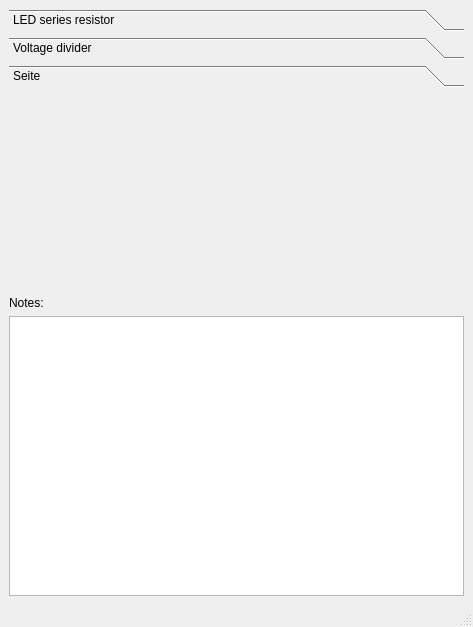
<?xml version="1.0" encoding="UTF-8"?>
<ui version="4.0">
 <class>MainWindow</class>
 <widget class="QMainWindow" name="MainWindow">
  <property name="geometry">
   <rect>
    <x>0</x>
    <y>0</y>
    <width>473</width>
    <height>627</height>
   </rect>
  </property>
  <property name="windowTitle">
   <string>MainWindow</string>
  </property>
  <widget class="QWidget" name="centralwidget">
   <layout class="QGridLayout" name="gridLayout">
    <item row="1" column="0">
     <widget class="QToolBox" name="toolBox">
      <property name="currentIndex">
       <number>2</number>
      </property>
      <widget class="QWidget" name="page_2">
       <property name="geometry">
        <rect>
         <x>0</x>
         <y>0</y>
         <width>440</width>
         <height>382</height>
        </rect>
       </property>
       <attribute name="label">
        <string>LED series resistor</string>
       </attribute>
       <layout class="QGridLayout" name="gridLayout_3">
        <item row="2" column="4">
         <widget class="QDoubleSpinBox" name="spinLsrILed">
          <property name="maximum">
           <double>1000000000.000000000000000</double>
          </property>
          <property name="value">
           <double>20.000000000000000</double>
          </property>
         </widget>
        </item>
        <item row="7" column="0">
         <spacer name="verticalSpacer_3">
          <property name="orientation">
           <enum>Qt::Orientation::Vertical</enum>
          </property>
          <property name="sizeHint" stdset="0">
           <size>
            <width>20</width>
            <height>40</height>
           </size>
          </property>
         </spacer>
        </item>
        <item row="0" column="4">
         <widget class="QDoubleSpinBox" name="spinLsrU1">
          <property name="maximum">
           <double>1000000000.000000000000000</double>
          </property>
          <property name="value">
           <double>3.000000000000000</double>
          </property>
         </widget>
        </item>
        <item row="2" column="3">
         <widget class="QLabel" name="label_18">
          <property name="text">
           <string>I&lt;sub&gt;LED&lt;/LED&gt;</string>
          </property>
         </widget>
        </item>
        <item row="3" column="3" colspan="4">
         <widget class="Line" name="line_5">
          <property name="orientation">
           <enum>Qt::Orientation::Horizontal</enum>
          </property>
         </widget>
        </item>
        <item row="2" column="6">
         <widget class="QLabel" name="label_15">
          <property name="text">
           <string>mA</string>
          </property>
         </widget>
        </item>
        <item row="5" column="6">
         <widget class="QLabel" name="label_22">
          <property name="text">
           <string>mW</string>
          </property>
         </widget>
        </item>
        <item row="1" column="4">
         <widget class="QDoubleSpinBox" name="spinLsrULed">
          <property name="maximum">
           <double>1000000000.000000000000000</double>
          </property>
          <property name="value">
           <double>2.000000000000000</double>
          </property>
         </widget>
        </item>
        <item row="0" column="0" rowspan="7">
         <widget class="QLabel" name="label_12">
          <property name="text">
           <string/>
          </property>
          <property name="pixmap">
           <pixmap resource="vodi.qrc">:/pic/pic/led_t.png</pixmap>
          </property>
          <property name="scaledContents">
           <bool>false</bool>
          </property>
         </widget>
        </item>
        <item row="0" column="8" rowspan="6">
         <widget class="Line" name="line_6">
          <property name="orientation">
           <enum>Qt::Orientation::Vertical</enum>
          </property>
         </widget>
        </item>
        <item row="1" column="6">
         <widget class="QLabel" name="label_17">
          <property name="text">
           <string>V</string>
          </property>
         </widget>
        </item>
        <item row="0" column="6">
         <widget class="QLabel" name="label_14">
          <property name="sizePolicy">
           <sizepolicy hsizetype="Maximum" vsizetype="Preferred">
            <horstretch>0</horstretch>
            <verstretch>0</verstretch>
           </sizepolicy>
          </property>
          <property name="text">
           <string>V</string>
          </property>
         </widget>
        </item>
        <item row="5" column="4">
         <widget class="QDoubleSpinBox" name="spinPower">
          <property name="readOnly">
           <bool>true</bool>
          </property>
         </widget>
        </item>
        <item row="0" column="2" rowspan="8">
         <widget class="Line" name="line_4">
          <property name="orientation">
           <enum>Qt::Orientation::Vertical</enum>
          </property>
         </widget>
        </item>
        <item row="4" column="6">
         <widget class="QLabel" name="label_20">
          <property name="text">
           <string>Ω</string>
          </property>
         </widget>
        </item>
        <item row="0" column="3">
         <widget class="QLabel" name="label_13">
          <property name="sizePolicy">
           <sizepolicy hsizetype="Maximum" vsizetype="Preferred">
            <horstretch>0</horstretch>
            <verstretch>0</verstretch>
           </sizepolicy>
          </property>
          <property name="text">
           <string>U1</string>
          </property>
         </widget>
        </item>
        <item row="1" column="3">
         <widget class="QLabel" name="label_16">
          <property name="text">
           <string>&lt;html&gt;&lt;head/&gt;&lt;body&gt;&lt;p&gt;U&lt;span style=&quot; vertical-align:sub;&quot;&gt;LED&lt;/span&gt;&lt;/p&gt;&lt;/body&gt;&lt;/html&gt;</string>
          </property>
         </widget>
        </item>
        <item row="4" column="4">
         <widget class="QDoubleSpinBox" name="spinLsrRLed">
          <property name="readOnly">
           <bool>true</bool>
          </property>
          <property name="maximum">
           <double>1000000000.000000000000000</double>
          </property>
         </widget>
        </item>
        <item row="4" column="3">
         <widget class="QLabel" name="label_19">
          <property name="text">
           <string>R1</string>
          </property>
         </widget>
        </item>
        <item row="2" column="7">
         <spacer name="horizontalSpacer_2">
          <property name="orientation">
           <enum>Qt::Orientation::Horizontal</enum>
          </property>
          <property name="sizeHint" stdset="0">
           <size>
            <width>40</width>
            <height>20</height>
           </size>
          </property>
         </spacer>
        </item>
        <item row="5" column="3">
         <widget class="QLabel" name="label_21">
          <property name="text">
           <string>P</string>
          </property>
         </widget>
        </item>
        <item row="6" column="4" rowspan="2">
         <spacer name="verticalSpacer">
          <property name="orientation">
           <enum>Qt::Orientation::Vertical</enum>
          </property>
          <property name="sizeHint" stdset="0">
           <size>
            <width>20</width>
            <height>301</height>
           </size>
          </property>
         </spacer>
        </item>
        <item row="0" column="9">
         <widget class="QPushButton" name="pushButton">
          <property name="text">
           <string>Defaults</string>
          </property>
         </widget>
        </item>
       </layout>
      </widget>
      <widget class="QWidget" name="page">
       <property name="geometry">
        <rect>
         <x>0</x>
         <y>0</y>
         <width>440</width>
         <height>382</height>
        </rect>
       </property>
       <attribute name="label">
        <string>Voltage divider</string>
       </attribute>
       <layout class="QGridLayout" name="gridLayout_2">
        <item row="5" column="5">
         <widget class="QLabel" name="label_6">
          <property name="text">
           <string>R2</string>
          </property>
         </widget>
        </item>
        <item row="5" column="7">
         <widget class="QLabel" name="label_10">
          <property name="text">
           <string>Ω</string>
          </property>
         </widget>
        </item>
        <item row="6" column="5" colspan="3">
         <widget class="Line" name="line_3">
          <property name="orientation">
           <enum>Qt::Orientation::Horizontal</enum>
          </property>
         </widget>
        </item>
        <item row="2" column="5">
         <widget class="QLabel" name="label_3">
          <property name="text">
           <string>U2</string>
          </property>
         </widget>
        </item>
        <item row="10" column="0" colspan="3">
         <spacer name="verticalSpacer_5">
          <property name="orientation">
           <enum>Qt::Orientation::Vertical</enum>
          </property>
          <property name="sizeHint" stdset="0">
           <size>
            <width>20</width>
            <height>40</height>
           </size>
          </property>
         </spacer>
        </item>
        <item row="1" column="2" rowspan="9">
         <widget class="QLabel" name="label">
          <property name="text">
           <string/>
          </property>
          <property name="pixmap">
           <pixmap resource="vodi.qrc">:/pic/pic/vodi_t.png</pixmap>
          </property>
          <property name="scaledContents">
           <bool>false</bool>
          </property>
         </widget>
        </item>
        <item row="1" column="6">
         <widget class="QDoubleSpinBox" name="spinU1">
          <property name="maximum">
           <double>1000000000.000000000000000</double>
          </property>
         </widget>
        </item>
        <item row="4" column="5">
         <widget class="QLabel" name="label_5">
          <property name="text">
           <string>R1</string>
          </property>
         </widget>
        </item>
        <item row="4" column="8">
         <spacer name="horizontalSpacer_4">
          <property name="orientation">
           <enum>Qt::Orientation::Horizontal</enum>
          </property>
          <property name="sizeHint" stdset="0">
           <size>
            <width>40</width>
            <height>20</height>
           </size>
          </property>
         </spacer>
        </item>
        <item row="9" column="6" rowspan="2">
         <spacer name="verticalSpacer_6">
          <property name="orientation">
           <enum>Qt::Orientation::Vertical</enum>
          </property>
          <property name="sizeHint" stdset="0">
           <size>
            <width>20</width>
            <height>40</height>
           </size>
          </property>
         </spacer>
        </item>
        <item row="7" column="6">
         <widget class="QDoubleSpinBox" name="doubleSpinBox">
          <property name="enabled">
           <bool>true</bool>
          </property>
          <property name="readOnly">
           <bool>true</bool>
          </property>
          <property name="maximum">
           <double>1000000000.000000000000000</double>
          </property>
         </widget>
        </item>
        <item row="1" column="7">
         <widget class="QLabel" name="label_2">
          <property name="sizePolicy">
           <sizepolicy hsizetype="Maximum" vsizetype="Preferred">
            <horstretch>0</horstretch>
            <verstretch>0</verstretch>
           </sizepolicy>
          </property>
          <property name="text">
           <string>V</string>
          </property>
         </widget>
        </item>
        <item row="2" column="6">
         <widget class="QDoubleSpinBox" name="spinU2">
          <property name="maximum">
           <double>1000000000.000000000000000</double>
          </property>
         </widget>
        </item>
        <item row="3" column="5" colspan="3">
         <widget class="Line" name="line_2">
          <property name="orientation">
           <enum>Qt::Orientation::Horizontal</enum>
          </property>
         </widget>
        </item>
        <item row="1" column="4" rowspan="10">
         <widget class="Line" name="line">
          <property name="orientation">
           <enum>Qt::Orientation::Vertical</enum>
          </property>
         </widget>
        </item>
        <item row="5" column="6">
         <widget class="QDoubleSpinBox" name="spinR1">
          <property name="maximum">
           <double>1000000000.000000000000000</double>
          </property>
         </widget>
        </item>
        <item row="4" column="6">
         <widget class="QDoubleSpinBox" name="spinR2">
          <property name="maximum">
           <double>1000000000.000000000000000</double>
          </property>
         </widget>
        </item>
        <item row="7" column="7">
         <widget class="QLabel" name="label_11">
          <property name="text">
           <string>Ω</string>
          </property>
         </widget>
        </item>
        <item row="7" column="5">
         <widget class="QLabel" name="label_7">
          <property name="text">
           <string>R&lt;sub&gt;GES&lt;/sub&gt;</string>
          </property>
          <property name="textFormat">
           <enum>Qt::TextFormat::MarkdownText</enum>
          </property>
         </widget>
        </item>
        <item row="1" column="5">
         <widget class="QLabel" name="label_4">
          <property name="sizePolicy">
           <sizepolicy hsizetype="Maximum" vsizetype="Preferred">
            <horstretch>0</horstretch>
            <verstretch>0</verstretch>
           </sizepolicy>
          </property>
          <property name="text">
           <string>U1</string>
          </property>
         </widget>
        </item>
        <item row="4" column="7">
         <widget class="QLabel" name="label_9">
          <property name="text">
           <string>Ω</string>
          </property>
         </widget>
        </item>
        <item row="2" column="7">
         <widget class="QLabel" name="label_8">
          <property name="text">
           <string>V</string>
          </property>
         </widget>
        </item>
       </layout>
      </widget>
      <widget class="QWidget" name="page_3">
       <attribute name="label">
        <string>Seite</string>
       </attribute>
      </widget>
     </widget>
    </item>
    <item row="3" column="0">
     <widget class="QPlainTextEdit" name="plainTextEdit"/>
    </item>
    <item row="2" column="0">
     <widget class="QLabel" name="label_23">
      <property name="text">
       <string>Notes:</string>
      </property>
     </widget>
    </item>
   </layout>
  </widget>
  <widget class="QMenuBar" name="menubar">
   <property name="geometry">
    <rect>
     <x>0</x>
     <y>0</y>
     <width>473</width>
     <height>30</height>
    </rect>
   </property>
  </widget>
  <widget class="QStatusBar" name="statusbar"/>
 </widget>
 <resources>
  <include location="vodi.qrc"/>
 </resources>
 <connections/>
</ui>
